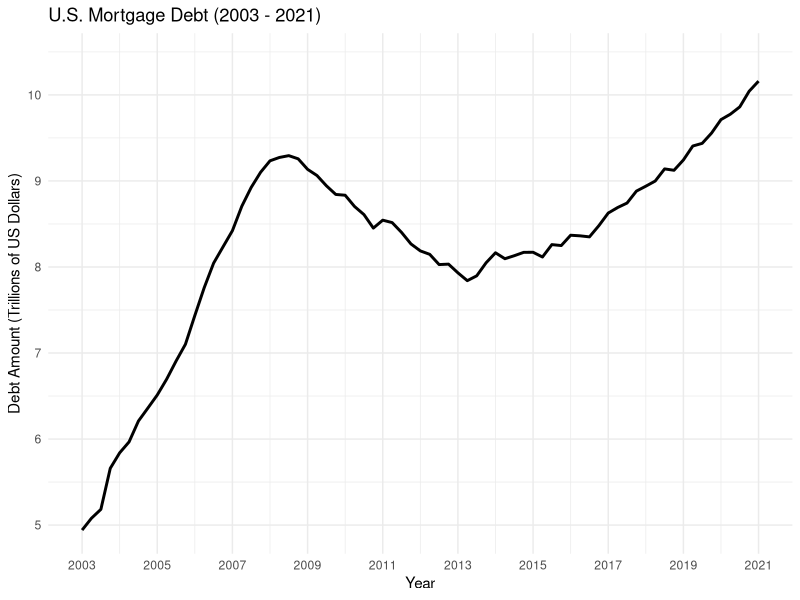
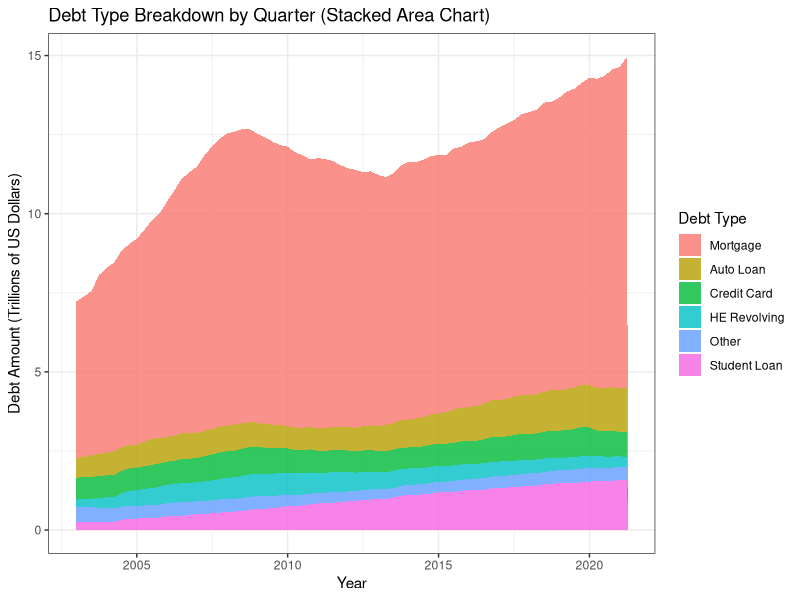

Write the R code that produced these figures, in order.
## ---- chunk 1
#| label: setup
#| warning: false
#| message: false

library(tidyverse)
library(ggplot2)
library(readxl)
library(lubridate)

knitr::opts_chunk$set(echo = TRUE, warning=FALSE, message=FALSE)
## ---- chunk 2
debt_raw <- read_xlsx("_data/debt_in_trillions.xlsx")
head(debt_raw, 5)


## ---- chunk 3
# Tidying the data
debt_tidy <- debt_raw %>%
  rename(year_quarter = `Year and Quarter`) %>%
  separate(year_quarter, into = c("year", "quarter"), sep = ":") %>%
  mutate(year = as.integer(year) + 2000,
         quarter = as.integer(substr(quarter, 2, 2))) %>%
  gather("debt_type", "amount", Mortgage:Total)

head(debt_tidy, 5)



## ---- chunk 4
# Filter the data to include only Mortgage debt
debt_mortgage <- debt_tidy %>%
    filter(debt_type == "Mortgage") %>%
    select(year, quarter, amount)

# Time Dependent Visualization for Mortgage debt
ggplot(debt_mortgage, aes(x = year + (quarter - 1) / 4, y = amount)) +
    geom_line(size = 1) +
    scale_x_continuous(breaks = seq(2003, 2021, 2), limits = c(2003, 2021)) +
    scale_y_continuous(labels = scales::comma) +
    labs(title = "U.S. Mortgage Debt (2003 - 2021)",
         x = "Year",
         y = "Debt Amount (Trillions of US Dollars)") +
    theme_minimal()



## ---- chunk 5
debt_tidy %>%
  filter(debt_type != "Total") %>%
  mutate(debt_type = fct_relevel(debt_type, "Mortgage", "Auto Loan", "Credit Card", "HE Revolving", "Other", "Student Loan")) %>%
  ggplot(aes(x = year + (quarter - 1) / 4, y = amount, fill = debt_type)) +
  geom_area(position = "stack", alpha = 0.8) +
  theme_bw() +
  scale_y_continuous(labels = scales::comma) +
  labs(title = "Debt Type Breakdown by Quarter (Stacked Area Chart)",
       x = "Year",
       y = "Debt Amount (Trillions of US Dollars)",
       fill = "Debt Type") 



